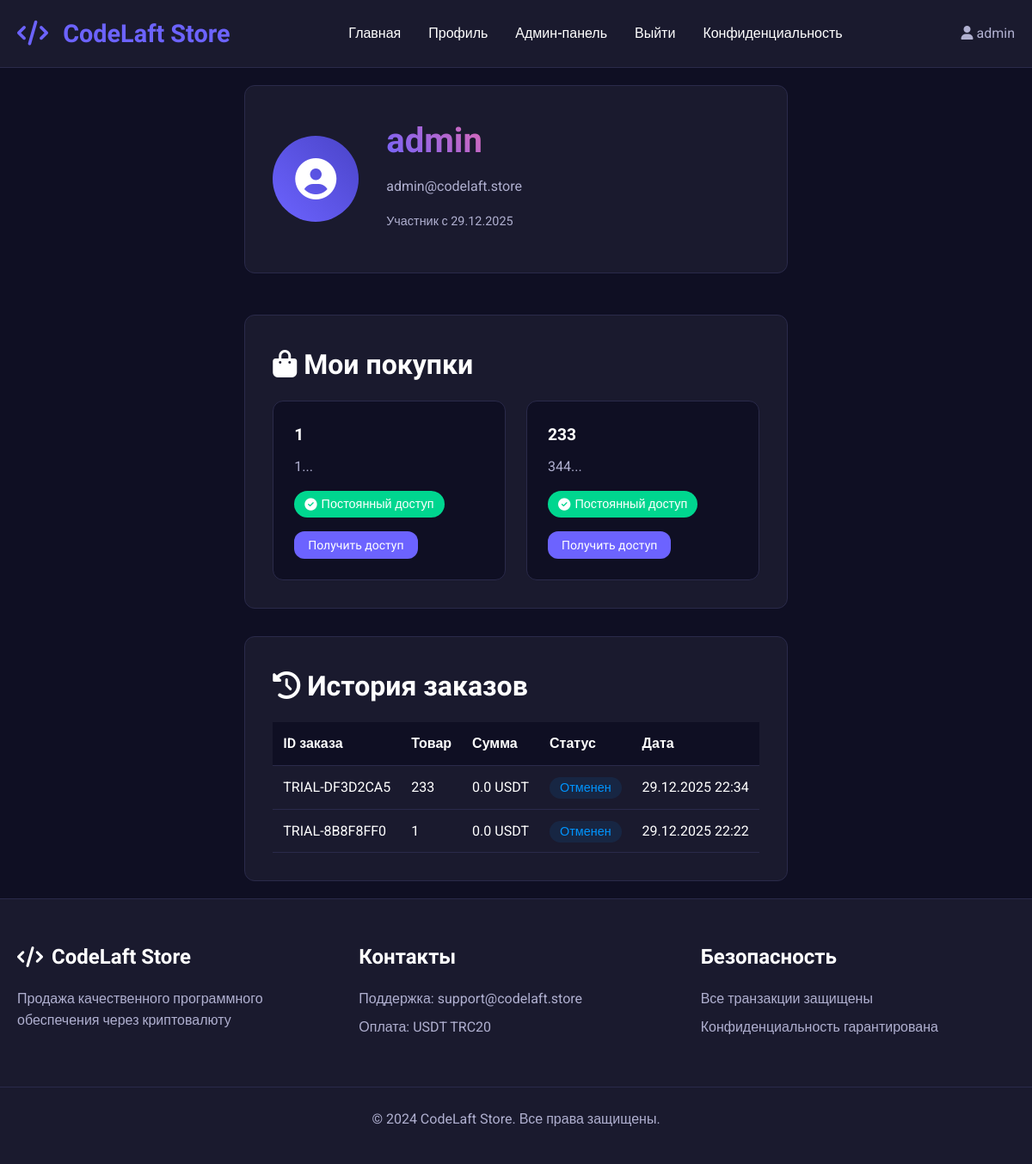
Page /profile (signed in) on the earlier database version.
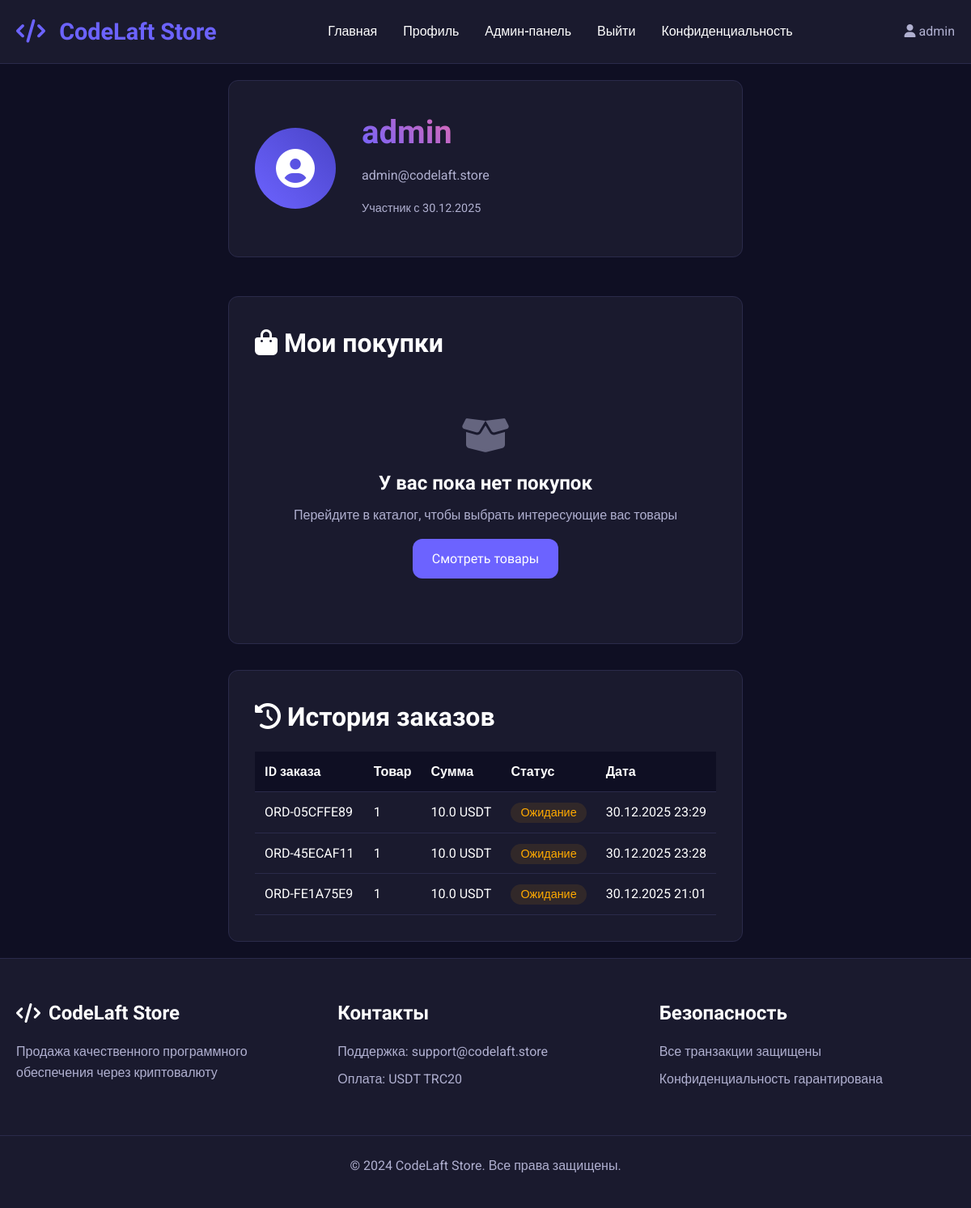
Same page on the later database version.
### app.py (models this page shows, shortened)
class User(UserMixin, db.Model):
    id = db.Column(db.Integer, primary_key=True)
    username = db.Column(db.String(80), unique=True, nullable=False)
    email = db.Column(db.String(120), unique=True, nullable=False)
    password_hash = db.Column(db.String(200), nullable=False)
    created_at = db.Column(db.DateTime, default=datetime.utcnow)
    is_admin = db.Column(db.Boolean, default=False)

class UserProduct(db.Model):
    id = db.Column(db.Integer, primary_key=True)
    user_id = db.Column(db.Integer, db.ForeignKey('user.id'), nullable=False)
    product_id = db.Column(db.Integer, db.ForeignKey('product.id'), nullable=False)
    order_id = db.Column(db.Integer, db.ForeignKey('order.id'), nullable=False)
    expires_at = db.Column(db.DateTime)  # For subscriptions and trials
    is_active = db.Column(db.Boolean, default=True)
    is_trial = db.Column(db.Boolean, default=False)  # Флаг тестового периода
    user = db.relationship('User', backref=db.backref('user_products', lazy=True))
    product = db.relationship('Product')
    order = db.relationship('Order')

class Product(db.Model):
    id = db.Column(db.Integer, primary_key=True)
    name = db.Column(db.String(200), nullable=False)
    description = db.Column(db.Text, nullable=False)
    price = db.Column(db.Float, nullable=False)
    original_price = db.Column(db.Float)  # Цена без скидки
    price_type = db.Column(db.String(20), nullable=False)  # 'one_time' or 'subscription' or 'trial'
    subscription_days = db.Column(db.Integer, default=30)  # For subscription products
    trial_days = db.Column(db.Integer, default=7)  # Для тестового периода
    quantity = db.Column(db.Integer, default=1)
    image_filename = db.Column(db.String(200))
    form_fields = db.Column(db.Text)  # JSON string with form fields
    is_active = db.Column(db.Boolean, default=True)
    is_trial = db.Column(db.Boolean, default=False)  # Флаг тестового товара
    max_trial_per_user = db.Column(db.Integer, default=1)  # Максимум тестовых периодов на пользователя
    created_at = db.Column(db.DateTime, default=datetime.utcnow)
    reviews = db.relationship('Review', backref='product', lazy=True, cascade='all, delete-orphan')
    promocodes = db.relationship('Promocode', backref='product', lazy=True, cascade='all, delete-orphan')

class Order(db.Model):
    id = db.Column(db.Integer, primary_key=True)
    order_id = db.Column(db.String(50), unique=True, nullable=False)
    user_id = db.Column(db.Integer, db.ForeignKey('user.id'), nullable=False)
    product_id = db.Column(db.Integer, db.ForeignKey('product.id'), nullable=False)
    promocode_id = db.Column(db.Integer, db.ForeignKey('promocode.id'), nullable=True)
    quantity = db.Column(db.Integer, default=1)
    amount = db.Column(db.Float, nullable=False)
    original_amount = db.Column(db.Float)  # Сумма без скидки
    discount_amount = db.Column(db.Float, default=0)  # Сумма скидки
    payment_type = db.Column(db.String(20), nullable=False)
    form_data = db.Column(db.Text)  # JSON string with form data
    status = db.Column(db.String(20), default='pending')  # pending, paid, cancelled, expired, trial
    transaction_hash = db.Column(db.String(100))  # Хэш транзакции TRON
    expires_at = db.Column(db.DateTime)  # Для подписок и тестов
    payment_expires_at = db.Column(db.DateTime)  # Время истечения ожидания оплаты
    created_at = db.Column(db.DateTime, default=datetime.utcnow)
    user = db.relationship('User', backref=db.backref('orders', lazy=True))
    product = db.relationship('Product', backref=db.backref('orders', lazy=True))
    promocode = db.relationship('Promocode', backref=db.backref('orders', lazy=True))

### app.py (the view)
@app.route('/profile')
@login_required
def profile():
    user_products = UserProduct.query.filter_by(user_id=current_user.id, is_active=True).all()
    orders = Order.query.filter_by(user_id=current_user.id).order_by(Order.created_at.desc()).all()
    reviews = Review.query.filter_by(user_id=current_user.id).order_by(Review.created_at.desc()).all()
    return render_template('profile.html',
                         user_products=user_products,
                         orders=orders,
                         reviews=reviews)

### app.py (called while the page is built)
@app.context_processor
def inject_now():
    return {'now': datetime.utcnow()}

@login_manager.user_loader
def load_user(user_id):
    return User.query.get(int(user_id))

@app.context_processor
def inject_now():
    return {'now': datetime.utcnow(), 'timedelta': timedelta}

@app.before_request
def start_payment_monitor_once():
    global _monitor_started
    if not _monitor_started:
        _monitor_started = True
        monitor_thread = threading.Thread(target=TronPaymentVerifier.start_payment_monitor, daemon=True)
        monitor_thread.start()
        print("Payment monitor started")

### templates/profile.html (shortened to what this page needs)
{% extends "base.html" %}
{% block content %}
<div class="profile-container">
    <div class="profile-header">
        <div class="profile-avatar">
            <i class="fas fa-user-circle"></i>
        </div>
        <div class="profile-info">
            <h1>{{ current_user.username }}</h1>
            <p>{{ current_user.email }}</p>
            <p class="join-date">Участник с {{ current_user.created_at.strftime('%d.%m.%Y') }}</p>
        </div>
    </div>
    <div class="profile-sections">
        <div class="profile-section">
            <h2><i class="fas fa-shopping-bag"></i> Мои покупки</h2>
            {% if user_products %}
            <div class="purchases-grid">
                {% for user_product in user_products %}
                <div class="purchase-card">
                    <h3>{{ user_product.product.name }}</h3>
                    <p>{{ user_product.product.description[:50] }}...</p>
                    <div class="purchase-meta">
                        {% if user_product.product.price_type == 'subscription' and user_product.expires_at %}
                            <span class="status {% if user_product.expires_at > now %}active{% else %}expired{% endif %}">
                                {% if user_product.expires_at > now %}
                                    <i class="fas fa-check-circle"></i> Активна до {{ user_product.expires_at.strftime('%d.%m.%Y') }}
                                {% else %}
                                    <i class="fas fa-times-circle"></i> Истекла
                                {% endif %}
                            </span>
                        {% else %}
                            <span class="status active">
                                <i class="fas fa-check-circle"></i> Постоянный доступ
                            </span>
                        {% endif %}
                    </div>
                    <div class="purchase-actions">
                        <button class="btn btn-small" onclick="alert('Доступ к продукту предоставлен')">Получить доступ</button>
                    </div>
                </div>
                {% endfor %}
            </div>
            {% else %}
            <div class="empty-state">
                <i class="fas fa-box-open"></i>
                <h3>У вас пока нет покупок</h3>
                <p>Перейдите в каталог, чтобы выбрать интересующие вас товары</p>
                <a href="{{ url_for('index') }}" class="btn btn-primary">Смотреть товары</a>
            </div>
            {% endif %}
        </div>
        <div class="profile-section">
            <h2><i class="fas fa-history"></i> История заказов</h2>
            {% if orders %}
            <div class="orders-table">
                <table>
                    <thead>
                        <tr>
                            <th>ID заказа</th>
                            <th>Товар</th>
                            <th>Сумма</th>
                            <th>Статус</th>
                            <th>Дата</th>
                        </tr>
                    </thead>
                    <tbody>
                        {% for order in orders %}
                        <tr>
                            <td>{{ order.order_id }}</td>
                            <td>{{ order.product.name }}</td>
                            <td>{{ order.amount }} USDT</td>
                            <td>
                                <span class="status-badge status-{{ order.status }}">
                                    {% if order.status == 'paid' %}Оплачен
                                    {% elif order.status == 'pending' %}Ожидание
                                    {% else %}Отменен{% endif %}
                                </span>
                            </td>
                            <td>{{ order.created_at.strftime('%d.%m.%Y %H:%M') }}</td>
                        </tr>
                        {% endfor %}
                    </tbody>
                </table>
            </div>
            {% else %}
            <p class="no-data">История заказов пуста</p>
            {% endif %}
        </div>
    </div>
</div>
{% endblock %}

### templates/base.html (shortened to what this page needs)
<!DOCTYPE html>
<html lang="ru">
<head>
    <link rel="stylesheet" href="{{ url_for('static', filename='css/style.css') }}">
    <link rel="stylesheet" href="https://cdnjs.cloudflare.com/ajax/libs/font-awesome/6.4.0/css/all.min.css">
</head>
<body>
    <nav class="navbar">
        <div class="nav-container">
            <a href="{{ url_for('index') }}" class="logo">
                <i class="fas fa-code"></i> CodeLaft Store
            </a>
            <div class="nav-menu">
                <a href="{{ url_for('index') }}">Главная</a>
                {% if current_user.is_authenticated %}
                    <a href="{{ url_for('profile') }}">Профиль</a>
                    {% if current_user.is_admin %}
                        <a href="{{ url_for('admin_panel') }}">Админ-панель</a>
                    {% endif %}
                    <a href="{{ url_for('logout') }}">Выйти</a>
                {% else %}
                    <a href="{{ url_for('login') }}">Войти</a>
                    <a href="{{ url_for('register') }}">Регистрация</a>
                {% endif %}
                <a href="{{ url_for('privacy') }}">Конфиденциальность</a>
            </div>
            <div class="nav-user">
                {% if current_user.is_authenticated %}
                    <span><i class="fas fa-user"></i> {{ current_user.username }}</span>
                {% endif %}
            </div>
        </div>
    </nav>
    <div class="container">
        {% block content %}{% endblock %}
    </div>
    <footer class="footer">
        <div class="footer-container">
            <div class="footer-section">
                <h3><i class="fas fa-code"></i> CodeLaft Store</h3>
                <p>Продажа качественного программного обеспечения через криптовалюту</p>
            </div>
            <div class="footer-section">
                <h3>Контакты</h3>
                <p>Поддержка: support@codelaft.store</p>
                <p>Оплата: USDT TRC20</p>
            </div>
            <div class="footer-section">
                <h3>Безопасность</h3>
                <p>Все транзакции защищены</p>
                <p>Конфиденциальность гарантирована</p>
            </div>
        </div>
        <div class="footer-bottom">
            <p>&copy; 2024 CodeLaft Store. Все права защищены.</p>
        </div>
    </footer>
</body>
</html>

Differences in the rows shown:
removed UserProduct: product.name "1", product "1"
removed UserProduct: product.name "233", product "344"
removed Order: order_id "TRIAL-DF3D2CA5", product.name "233", amount "0.0", status "Отменен", created_at "29.12.2025 22:34"
removed Order: order_id "TRIAL-8B8F8FF0", product.name "1", amount "0.0", status "Отменен", created_at "29.12.2025 22:22"
changed User "admin": created_at "29.12.2025" → "30.12.2025"
added Order: order_id "ORD-05CFFE89", product.name "1", amount "10.0", status "Ожидание", created_at "30.12.2025 23:29"
added Order: order_id "ORD-45ECAF11", product.name "1", amount "10.0", status "Ожидание", created_at "30.12.2025 23:28"
added Order: order_id "ORD-FE1A75E9", product.name "1", amount "10.0", status "Ожидание", created_at "30.12.2025 21:01"
Other differences:
text now shown: "У вас пока нет покупок Перейдите в каталог, чтобы выбрать интересующие вас товары Смотреть товары"
